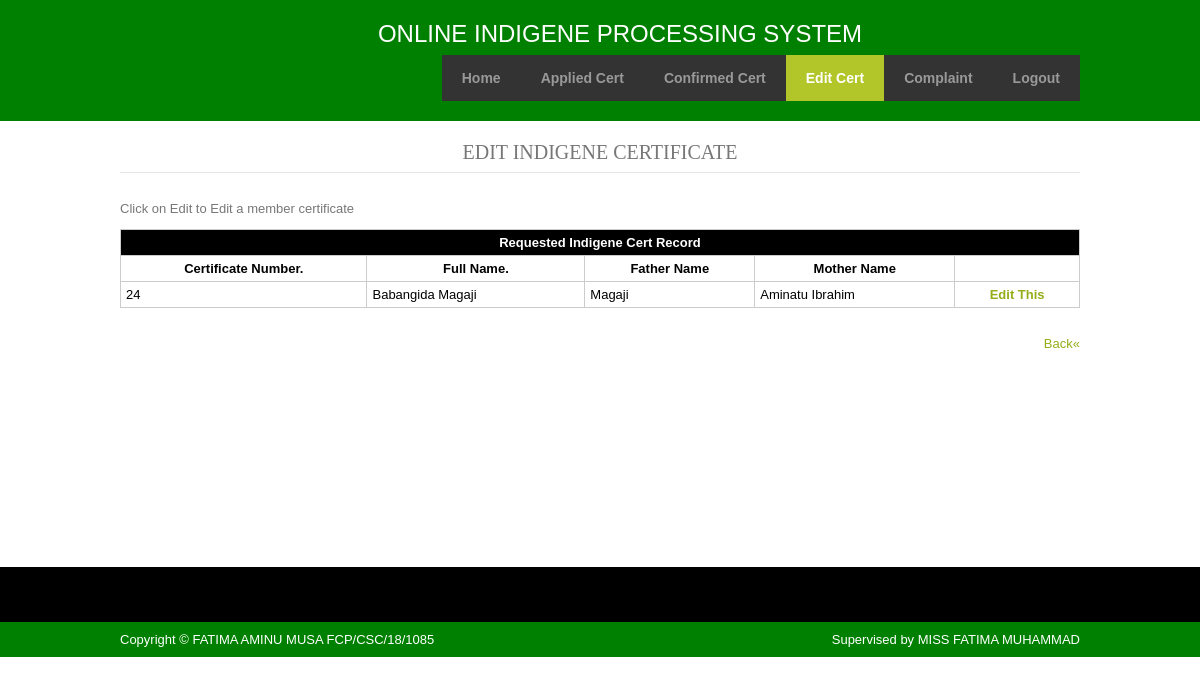
The app's page /admin/edit_card2.php with its own data.
### tables this page shows
CREATE TABLE IF NOT EXISTS `processed` (
  `id` int(11) NOT NULL AUTO_INCREMENT,
  `full_name` varchar(255) NOT NULL,
  `gender` varchar(255) NOT NULL,
  `religion` varchar(255) NOT NULL,
  `date_of_birth` varchar(255) NOT NULL,
  `place_of_birth` varchar(255) NOT NULL,
  `address` varchar(255) NOT NULL,
  `occ` varchar(255) NOT NULL,
  `phone` varchar(255) NOT NULL,
  `photo` varchar(255) NOT NULL,
  `father_name` varchar(255) NOT NULL,
  `fpob` varchar(255) NOT NULL,
  `faddress` varchar(255) NOT NULL,
  `focc` varchar(255) NOT NULL,
  `fphone` varchar(255) NOT NULL,
  `mother_name` varchar(255) NOT NULL,
  `mpob` varchar(255) NOT NULL,
  `maddress` varchar(255) NOT NULL,
  `mocc` varchar(255) NOT NULL,
  `mphone` varchar(255) NOT NULL,
  `village_name` varchar(255) NOT NULL,
  `ward` varchar(255) NOT NULL,
  `district_head` varchar(255) NOT NULL,
  `dagaci` varchar(255) NOT NULL,
  `mai_unguwa` varchar(255) NOT NULL,
  `user_name` varchar(255) NOT NULL,
  PRIMARY KEY (`id`)
);

### admin/edit_card2.php (the view, shortened to what this page needs)
<!DOCTYPE html PUBLIC "-//W3C//DTD XHTML 1.0 Transitional//EN" "http://www.w3.org/TR/xhtml1/DTD/xhtml1-transitional.dtd">
<html xmlns="http://www.w3.org/1999/xhtml" xml:lang="EN" lang="EN" dir="ltr">
<head profile="http://gmpg.org/xfn/11">
<link rel="stylesheet" href="styles/layout.css" type="text/css" />
</head>
<body id="top">
<div class="wrapper col1">
  <div id="header">
    <center><div style="color:#FFF;width:1000px;"><font size="5px">ONLINE INDIGENE PROCESSING SYSTEM
    </font></div></center>
    <div id="topnav">
      <ul>
        <li ><a href="home.php">Home</a></li>
        <li ><a href="requested.php">Applied Cert</a></li>
        <li ><a href="confirmed.php">Confirmed Cert</a></li>
        <li class="active"><a href="edit_card.php">Edit Cert</a></li>
        <li><a href="complaint.php">Complaint</a></li>
       <li class="last"><a href="logout.php">Logout</a></li>
      </ul>
    </div>
    <br class="clear" />
  </div>
</div>
<div class="wrapper col3">
  <div id="container">
  <center>
    <h1>EDIT INDIGENE CERTIFICATE</h1></center>
            <p style="float:left;">Click on Edit to Edit a member certificate</p>
	<center>
        <td width="45%" height="186" align="center"><div align="left"></div><?php
require_once('db_function.php');
$result = mysqli_query($con, "Select * from processed");
?>
<table border ="1" width="100%" cellpadding="5">
<tr>
<th colspan="10" bgcolor="black"><font color="white">Requested Indigene Cert Record</th>
</tr>
<tr>
<th bgcolor="white">Certificate Number.</th>
<th bgcolor="white">Full Name.</th>
<th bgcolor="white">Father Name</th>
<th bgcolor="white">Mother Name</th>
<th bgcolor="white"> &nbsp</th>
<?php
while($row= mysqli_fetch_array($result)) {
echo "<tr>";
echo '<td>'.$row['id']. '</td>';
echo '<td>'.$row['full_name']. '</td>';
echo '<td>'.$row['father_name']. '</td>';
echo '<td>'.$row['mother_name']. '</td>';
?><th bgcolor="white"> <a href="edit_card3.php?id=<?php echo $row['id']; ?>">Edit This</a></th>
<?php
}
?>
</td>
  <center>
  <p style="float:right"><a href="confirmed.php">Back&laquo; </a></p>
    <p>&nbsp;</p>
    <p>&nbsp;</p>
<p>&nbsp;</p>
<p>&nbsp;</p>
<p>&nbsp;</p>
    <p>&nbsp;</p>
    <p>&nbsp;</p>
    <p>&nbsp;</p>
  </center>
</div>
</div>
<div class="wrapper col4">
  <div id="footer">
    <br class="clear" />
  </div>
</div>
<div class="wrapper col5">
  <div id="copyright">
  <p class="fl_left">Copyright &copy; FATIMA AMINU MUSA FCP/CSC/18/1085  </p>
    <p class="fl_right">Supervised by MISS FATIMA MUHAMMAD</p>
    <br class="clear" />
  </div>
</div>
</body>
</html>

### admin/styles/layout.css (style rules this page uses)
body { margin:0; padding:0; font-size:13px; font-family:verdana, Arial, Helvetica, sans-serif; color:#333333; background-color:#FFFFFF; }
a { color:#B2C629; background-color:#FFFFFF; outline:none; text-decoration:none; }
.fl_left { float:left; }
.fl_right { float:right; }
div.wrapper { display:block; width:100%; margin:0; text-align:left; }
div.wrapper h1, div.wrapper h2, div.wrapper h3, div.wrapper h4, div.wrapper h5, div.wrapper h6 { margin:0; padding:0; font-size:20px; font-weight:normal; line-height:normal; font-family:Georgia, "Times New Roman", Times, serif; }
.col1 { color:#CCCCCC; background-color:green; }
.col3 { color:#777777; background-color:#FFFFFF; }
.col3 a { color:#95AD19; background-color:#FFFFFF; }
.col4 { color:#FFFFFF; background-color:#000000; }
.col5, .col5 a { color:#fff; background-color:green; }
#header, #topbar, #homepage, #breadcrumb, #container, #footer, #copyright { position:relative; margin:0 auto 0; display:block; width:960px; }
#header { padding:20px 0; z-index:1000; }
#container { padding:20px 0; }
#container h1, #container h2, #container h3, #container h4, #container h5, #container h6 { margin:0 0 15px 0; padding:0 0 8px 0; border-bottom:1px solid #E7E6E6; }
#footer { padding:20px 0; }
#copyright { padding:10px 0; }
#copyright p { margin:0; padding:0; }

### admin/styles/navi.css (style rules this page uses)
#topnav { display:block; float:right; margin:7px 0 0 0; padding:0; list-style:none; font-size:14px; font-weight:bold; font-family:Verdana, Arial, Helvetica, sans-serif; }
#topnav ul, #topnav li { float:left; list-style:none; margin:0; padding:0; }
#topnav li a:link, #topnav li a:visited, #topnav li a:hover { display:block; margin:0; padding:15px 20px; color:#999999; background-color:#333333; }
#topnav li.last a { margin-right:0; }
#topnav li a:hover, #topnav ul li.active a { color:#FFFFFF; background-color:#B2C629; }

### admin/styles/tables.css (style rules this page uses)
table { width:100%; border-collapse:collapse; table-layout:auto; vertical-align:top; margin-bottom:15px; border:1px solid #CCCCCC; color:#000; }
table tbody td { vertical-align:top; border-collapse:collapse; border-left:1px solid #CCCCCC; border-right:1px solid #CCCCCC; }
table thead th, table tbody td { padding:5px; border-collapse:collapse; }

### admin/edit_card2.php (style rules this page uses)
table { width:100%; color:black; }

### records on screen
processed: id "24", full_name "Babangida Magaji", father_name "Magaji", mother_name "Aminatu Ibrahim"
